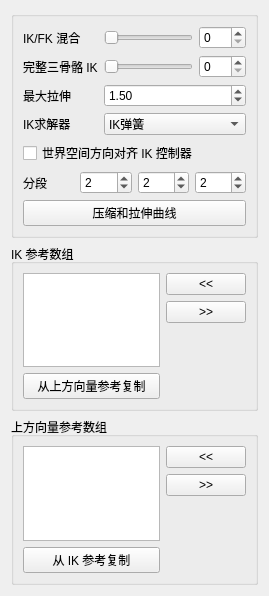
<?xml version="1.0" encoding="UTF-8"?>
<ui version="4.0">
 <class>Form</class>
 <widget class="QWidget" name="Form">
  <property name="geometry">
   <rect>
    <x>0</x>
    <y>0</y>
    <width>269</width>
    <height>596</height>
   </rect>
  </property>
  <property name="windowTitle">
   <string>表单</string>
  </property>
  <layout class="QGridLayout" name="gridLayout">
   <item row="0" column="0">
    <layout class="QVBoxLayout" name="verticalLayout_2">
     <item>
      <widget class="QGroupBox" name="groupBox">
       <property name="title">
        <string/>
       </property>
       <layout class="QGridLayout" name="gridLayout_2">
        <item row="0" column="0">
         <layout class="QVBoxLayout" name="verticalLayout">
          <item>
           <layout class="QFormLayout" name="formLayout">
            <property name="fieldGrowthPolicy">
             <enum>QFormLayout::AllNonFixedFieldsGrow</enum>
            </property>
            <item row="0" column="0">
             <widget class="QLabel" name="ikfk_label">
              <property name="text">
               <string>IK/FK 混合</string>
              </property>
             </widget>
            </item>
            <item row="0" column="1">
             <layout class="QHBoxLayout" name="horizontalLayout_3">
              <item>
               <widget class="QSlider" name="ikfk_slider">
                <property name="minimumSize">
                 <size>
                  <width>0</width>
                  <height>15</height>
                 </size>
                </property>
                <property name="maximum">
                 <number>100</number>
                </property>
                <property name="orientation">
                 <enum>Qt::Horizontal</enum>
                </property>
               </widget>
              </item>
              <item>
               <widget class="QSpinBox" name="ikfk_spinBox">
                <property name="maximum">
                 <number>100</number>
                </property>
               </widget>
              </item>
             </layout>
            </item>
            <item row="2" column="0">
             <widget class="QLabel" name="maxStretch_label">
              <property name="sizePolicy">
               <sizepolicy hsizetype="MinimumExpanding" vsizetype="MinimumExpanding">
                <horstretch>0</horstretch>
                <verstretch>0</verstretch>
               </sizepolicy>
              </property>
              <property name="text">
               <string>最大拉伸</string>
              </property>
             </widget>
            </item>
            <item row="2" column="1">
             <widget class="QDoubleSpinBox" name="maxStretch_spinBox">
              <property name="sizePolicy">
               <sizepolicy hsizetype="MinimumExpanding" vsizetype="Fixed">
                <horstretch>0</horstretch>
                <verstretch>0</verstretch>
               </sizepolicy>
              </property>
              <property name="minimum">
               <double>1.000000000000000</double>
              </property>
              <property name="value">
               <double>1.500000000000000</double>
              </property>
             </widget>
            </item>
            <item row="3" column="0">
             <widget class="QLabel" name="ikSolver_label">
              <property name="text">
               <string>IK求解器</string>
              </property>
             </widget>
            </item>
            <item row="3" column="1">
             <widget class="QComboBox" name="ikSolver_comboBox">
              <property name="sizePolicy">
               <sizepolicy hsizetype="Expanding" vsizetype="Fixed">
                <horstretch>0</horstretch>
                <verstretch>0</verstretch>
               </sizepolicy>
              </property>
              <item>
               <property name="text">
                <string>IK弹簧</string>
               </property>
              </item>
              <item>
               <property name="text">
                <string>旋转平面</string>
               </property>
              </item>
             </widget>
            </item>
            <item row="1" column="1">
             <layout class="QHBoxLayout" name="horizontalLayout_8">
              <item>
               <widget class="QSlider" name="full3BonesIK_slider">
                <property name="minimumSize">
                 <size>
                  <width>0</width>
                  <height>15</height>
                 </size>
                </property>
                <property name="maximum">
                 <number>100</number>
                </property>
                <property name="orientation">
                 <enum>Qt::Horizontal</enum>
                </property>
               </widget>
              </item>
              <item>
               <widget class="QSpinBox" name="full3BonesIK_spinBox">
                <property name="maximum">
                 <number>100</number>
                </property>
               </widget>
              </item>
             </layout>
            </item>
            <item row="1" column="0">
             <widget class="QLabel" name="full3bonesIK_label">
              <property name="text">
               <string>完整三骨骼 IK</string>
              </property>
             </widget>
            </item>
           </layout>
          </item>
          <item>
           <widget class="QCheckBox" name="neutralRotation_checkBox">
            <property name="text">
             <string>世界空间方向对齐 IK 控制器</string>
            </property>
           </widget>
          </item>
          <item>
           <layout class="QHBoxLayout" name="horizontalLayout">
            <item>
             <widget class="QLabel" name="divisions_label">
              <property name="text">
               <string>分段</string>
              </property>
             </widget>
            </item>
            <item>
             <widget class="QSpinBox" name="div0_spinBox">
              <property name="minimum">
               <number>1</number>
              </property>
              <property name="value">
               <number>2</number>
              </property>
             </widget>
            </item>
            <item>
             <widget class="QSpinBox" name="div1_spinBox">
              <property name="minimum">
               <number>1</number>
              </property>
              <property name="value">
               <number>2</number>
              </property>
             </widget>
            </item>
            <item>
             <widget class="QSpinBox" name="div2_spinBox">
              <property name="minimum">
               <number>1</number>
              </property>
              <property name="value">
               <number>2</number>
              </property>
             </widget>
            </item>
           </layout>
          </item>
          <item>
           <layout class="QHBoxLayout" name="horizontalLayout_2">
            <item>
             <widget class="QPushButton" name="squashStretchProfile_pushButton">
              <property name="text">
               <string>压缩和拉伸曲线</string>
              </property>
             </widget>
            </item>
           </layout>
          </item>
         </layout>
        </item>
       </layout>
      </widget>
     </item>
     <item>
      <widget class="QGroupBox" name="ikRefArray_groupBox">
       <property name="title">
        <string>IK 参考数组</string>
       </property>
       <property name="flat">
        <bool>false</bool>
       </property>
       <layout class="QGridLayout" name="gridLayout_3">
        <item row="0" column="0">
         <layout class="QHBoxLayout" name="ikRefArray_horizontalLayout">
          <item>
           <layout class="QVBoxLayout" name="ikRefArray_verticalLayout_1">
            <item>
             <widget class="QListWidget" name="ikRefArray_listWidget">
              <property name="dragDropOverwriteMode">
               <bool>true</bool>
              </property>
              <property name="dragDropMode">
               <enum>QAbstractItemView::InternalMove</enum>
              </property>
              <property name="defaultDropAction">
               <enum>Qt::MoveAction</enum>
              </property>
              <property name="alternatingRowColors">
               <bool>true</bool>
              </property>
              <property name="selectionMode">
               <enum>QAbstractItemView::ExtendedSelection</enum>
              </property>
              <property name="selectionRectVisible">
               <bool>false</bool>
              </property>
             </widget>
            </item>
            <item>
             <widget class="QPushButton" name="ikRefArray_copyRef_pushButton">
              <property name="text">
               <string>从上方向量参考复制</string>
              </property>
             </widget>
            </item>
           </layout>
          </item>
          <item>
           <layout class="QVBoxLayout" name="ikRefArray_verticalLayout_2">
            <item>
             <widget class="QPushButton" name="ikRefArrayAdd_pushButton">
              <property name="text">
               <string>&lt;&lt;</string>
              </property>
             </widget>
            </item>
            <item>
             <widget class="QPushButton" name="ikRefArrayRemove_pushButton">
              <property name="text">
               <string>&gt;&gt;</string>
              </property>
             </widget>
            </item>
            <item>
             <spacer name="ikRefArray_verticalSpacer">
              <property name="orientation">
               <enum>Qt::Vertical</enum>
              </property>
              <property name="sizeHint" stdset="0">
               <size>
                <width>20</width>
                <height>40</height>
               </size>
              </property>
             </spacer>
            </item>
           </layout>
          </item>
         </layout>
        </item>
       </layout>
      </widget>
     </item>
     <item>
      <widget class="QGroupBox" name="upvRefArray_groupBox">
       <property name="title">
        <string>上方向量参考数组</string>
       </property>
       <layout class="QGridLayout" name="gridLayout_4">
        <item row="0" column="0">
         <layout class="QHBoxLayout" name="upvRefArray_horizontalLayout">
          <item>
           <layout class="QVBoxLayout" name="upvRefArray_verticalLayout_1">
            <item>
             <widget class="QListWidget" name="upvRefArray_listWidget">
              <property name="dragDropOverwriteMode">
               <bool>true</bool>
              </property>
              <property name="dragDropMode">
               <enum>QAbstractItemView::InternalMove</enum>
              </property>
              <property name="defaultDropAction">
               <enum>Qt::MoveAction</enum>
              </property>
              <property name="alternatingRowColors">
               <bool>true</bool>
              </property>
              <property name="selectionMode">
               <enum>QAbstractItemView::ExtendedSelection</enum>
              </property>
              <property name="selectionRectVisible">
               <bool>false</bool>
              </property>
             </widget>
            </item>
            <item>
             <widget class="QPushButton" name="upvRefArray_copyRef_pushButton">
              <property name="text">
               <string>从 IK 参考复制</string>
              </property>
             </widget>
            </item>
           </layout>
          </item>
          <item>
           <layout class="QVBoxLayout" name="upvRefArray_verticalLayout_2">
            <item>
             <widget class="QPushButton" name="upvRefArrayAdd_pushButton">
              <property name="text">
               <string>&lt;&lt;</string>
              </property>
             </widget>
            </item>
            <item>
             <widget class="QPushButton" name="upvRefArrayRemove_pushButton">
              <property name="text">
               <string>&gt;&gt;</string>
              </property>
             </widget>
            </item>
            <item>
             <spacer name="upvRefArray_verticalSpacer">
              <property name="orientation">
               <enum>Qt::Vertical</enum>
              </property>
              <property name="sizeHint" stdset="0">
               <size>
                <width>20</width>
                <height>40</height>
               </size>
              </property>
             </spacer>
            </item>
           </layout>
          </item>
         </layout>
        </item>
       </layout>
      </widget>
     </item>
    </layout>
   </item>
  </layout>
 </widget>
 <resources/>
 <connections>
  <connection>
   <sender>ikfk_slider</sender>
   <signal>sliderMoved(int)</signal>
   <receiver>ikfk_spinBox</receiver>
   <slot>setValue(int)</slot>
   <hints>
    <hint type="sourcelabel">
     <x>197</x>
     <y>42</y>
    </hint>
    <hint type="destinationlabel">
     <x>245</x>
     <y>42</y>
    </hint>
   </hints>
  </connection>
  <connection>
   <sender>ikfk_spinBox</sender>
   <signal>valueChanged(int)</signal>
   <receiver>ikfk_slider</receiver>
   <slot>setValue(int)</slot>
   <hints>
    <hint type="sourcelabel">
     <x>222</x>
     <y>37</y>
    </hint>
    <hint type="destinationlabel">
     <x>182</x>
     <y>37</y>
    </hint>
   </hints>
  </connection>
  <connection>
   <sender>full3BonesIK_slider</sender>
   <signal>valueChanged(int)</signal>
   <receiver>full3BonesIK_spinBox</receiver>
   <slot>setValue(int)</slot>
   <hints>
    <hint type="sourcelabel">
     <x>142</x>
     <y>60</y>
    </hint>
    <hint type="destinationlabel">
     <x>212</x>
     <y>62</y>
    </hint>
   </hints>
  </connection>
  <connection>
   <sender>full3BonesIK_spinBox</sender>
   <signal>valueChanged(int)</signal>
   <receiver>full3BonesIK_slider</receiver>
   <slot>setValue(int)</slot>
   <hints>
    <hint type="sourcelabel">
     <x>214</x>
     <y>52</y>
    </hint>
    <hint type="destinationlabel">
     <x>180</x>
     <y>54</y>
    </hint>
   </hints>
  </connection>
 </connections>
</ui>
